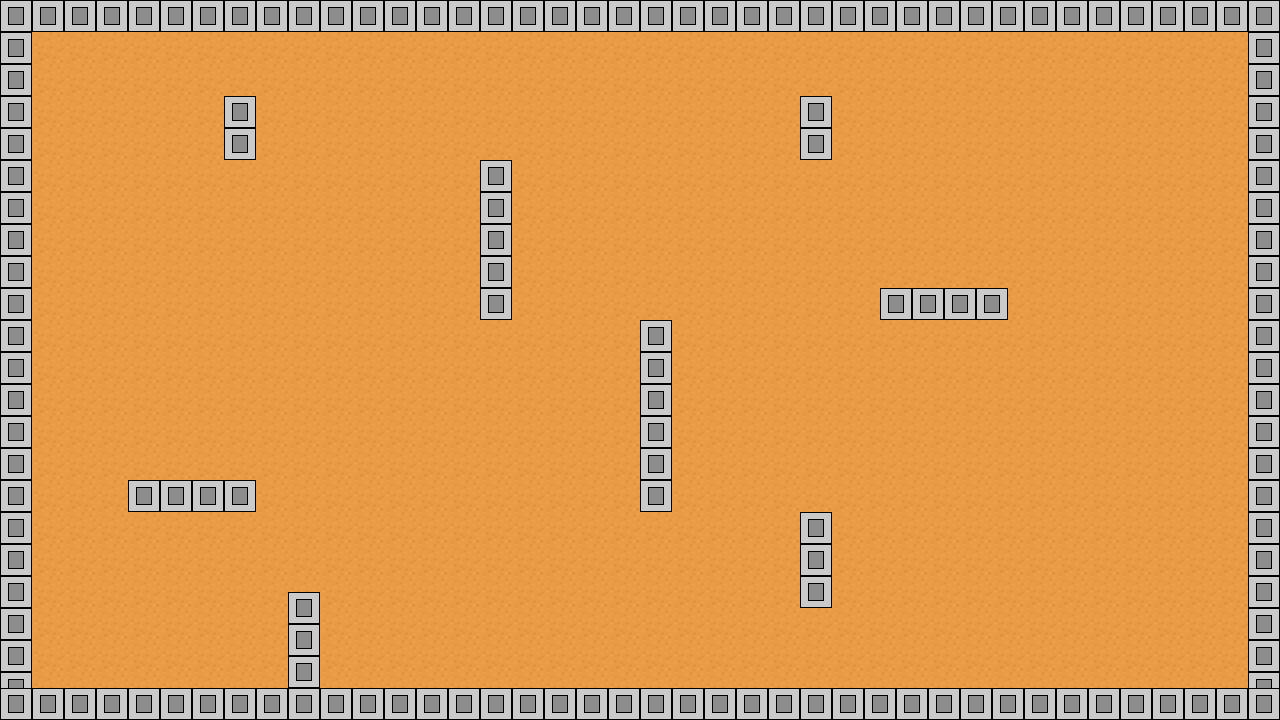

The image is a tile-based game level rendered from a .tmx file. Its description and source (layers, tilesets, objects; grid data summarised) follow:
An orthogonal 80x45 tile map with 16x16 px tiles, 1 tile layer (Calque de Tuiles 1), 2 tilesets and 12 objects (12x collision).

<map version="1.5" tiledversion="1.7.2" orientation="orthogonal" renderorder="right-down" width="80" height="45" tilewidth="16" tileheight="16" infinite="0" nextlayerid="3" nextobjectid="25">
 <tileset firstgid="1" source="sol.tsx" />
 <tileset firstgid="5" source="Bloc.tsx" />
 <layer id="1" name="Calque de Tuiles 1" width="80" height="45">
  <data>[3600 cells, 3600 non-empty, 8 distinct tile ids]</data>
 </layer>
 <objectgroup id="2" name="collision">
  <object type="collision" id="12" x="0" y="0" width="1280" height="32" />
  <object type="collision" id="13" x="1248" y="32" width="32" height="688" />
  <object type="collision" id="14" x="0" y="688" width="1248" height="32" />
  <object type="collision" id="15" x="0" y="32" width="32" height="656" />
  <object type="collision" id="16" x="224" y="96" width="32" height="64" />
  <object type="collision" id="17" x="480" y="160" width="32" height="160" />
  <object type="collision" id="19" x="640" y="320" width="32" height="192" />
  <object type="collision" id="20" x="800" y="96" width="32" height="64" />
  <object type="collision" id="21" x="880" y="288" width="128" height="32" />
  <object type="collision" id="22" x="800" y="512" width="32" height="96" />
  <object type="collision" id="23" x="128" y="480" width="128" height="32" />
  <object type="collision" id="24" x="288" y="592" width="32" height="96" />
 </objectgroup>
</map>